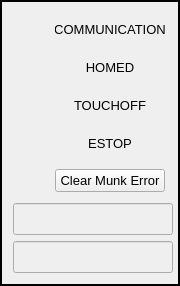
       <widget class="QFrame" name="frame_Status">
        <property name="sizePolicy">
         <sizepolicy hsizetype="Fixed" vsizetype="Fixed">
          <horstretch>0</horstretch>
          <verstretch>0</verstretch>
         </sizepolicy>
        </property>
        <property name="minimumSize">
         <size>
          <width>180</width>
          <height>280</height>
         </size>
        </property>
        <property name="maximumSize">
         <size>
          <width>180</width>
          <height>300</height>
         </size>
        </property>
        <property name="frameShape">
         <enum>QFrame::Box</enum>
        </property>
        <property name="frameShadow">
         <enum>QFrame::Plain</enum>
        </property>
        <property name="lineWidth">
         <number>2</number>
        </property>
        <layout class="QGridLayout" name="gridLayout_5">
         <item row="2" column="0">
          <widget class="QLineEdit" name="lineEdit_MCState">
           <property name="enabled">
            <bool>false</bool>
           </property>
           <property name="sizePolicy">
            <sizepolicy hsizetype="Fixed" vsizetype="Fixed">
             <horstretch>0</horstretch>
             <verstretch>0</verstretch>
            </sizepolicy>
           </property>
           <property name="minimumSize">
            <size>
             <width>160</width>
             <height>32</height>
            </size>
           </property>
           <property name="maximumSize">
            <size>
             <width>160</width>
             <height>32</height>
            </size>
           </property>
           <property name="font">
            <font>
             <pointsize>10</pointsize>
            </font>
           </property>
           <property name="alignment">
            <set>Qt::AlignCenter</set>
           </property>
           <property name="readOnly">
            <bool>true</bool>
           </property>
          </widget>
         </item>
         <item row="0" column="0">
          <layout class="QGridLayout" name="gridLayout">
           <item row="0" column="0">
            <widget class="LED" name="widget_LEDCommunication" native="true">
             <property name="sizePolicy">
              <sizepolicy hsizetype="Fixed" vsizetype="Fixed">
               <horstretch>0</horstretch>
               <verstretch>0</verstretch>
              </sizepolicy>
             </property>
             <property name="minimumSize">
              <size>
               <width>32</width>
               <height>32</height>
              </size>
             </property>
             <property name="maximumSize">
              <size>
               <width>32</width>
               <height>32</height>
              </size>
             </property>
            </widget>
           </item>
           <item row="0" column="1">
            <widget class="QLabel" name="label_2">
             <property name="sizePolicy">
              <sizepolicy hsizetype="Fixed" vsizetype="Fixed">
               <horstretch>0</horstretch>
               <verstretch>0</verstretch>
              </sizepolicy>
             </property>
             <property name="minimumSize">
              <size>
               <width>110</width>
               <height>32</height>
              </size>
             </property>
             <property name="maximumSize">
              <size>
               <width>110</width>
               <height>32</height>
              </size>
             </property>
             <property name="font">
              <font>
               <pointsize>10</pointsize>
              </font>
             </property>
             <property name="text">
              <string>COMMUNICATION</string>
             </property>
             <property name="alignment">
              <set>Qt::AlignCenter</set>
             </property>
            </widget>
           </item>
           <item row="1" column="0">
            <widget class="LED" name="widget_LEDHomed" native="true">
             <property name="sizePolicy">
              <sizepolicy hsizetype="Fixed" vsizetype="Fixed">
               <horstretch>0</horstretch>
               <verstretch>0</verstretch>
              </sizepolicy>
             </property>
             <property name="minimumSize">
              <size>
               <width>32</width>
               <height>32</height>
              </size>
             </property>
             <property name="maximumSize">
              <size>
               <width>32</width>
               <height>32</height>
              </size>
             </property>
            </widget>
           </item>
           <item row="1" column="1">
            <widget class="QLabel" name="label_3">
             <property name="sizePolicy">
              <sizepolicy hsizetype="Fixed" vsizetype="Fixed">
               <horstretch>0</horstretch>
               <verstretch>0</verstretch>
              </sizepolicy>
             </property>
             <property name="minimumSize">
              <size>
               <width>110</width>
               <height>32</height>
              </size>
             </property>
             <property name="maximumSize">
              <size>
               <width>110</width>
               <height>32</height>
              </size>
             </property>
             <property name="font">
              <font>
               <pointsize>10</pointsize>
              </font>
             </property>
             <property name="text">
              <string>HOMED</string>
             </property>
             <property name="alignment">
              <set>Qt::AlignCenter</set>
             </property>
            </widget>
           </item>
           <item row="2" column="0">
            <widget class="LED" name="widget_LEDTouchoff" native="true">
             <property name="sizePolicy">
              <sizepolicy hsizetype="Fixed" vsizetype="Fixed">
               <horstretch>0</horstretch>
               <verstretch>0</verstretch>
              </sizepolicy>
             </property>
             <property name="minimumSize">
              <size>
               <width>32</width>
               <height>32</height>
              </size>
             </property>
             <property name="maximumSize">
              <size>
               <width>32</width>
               <height>32</height>
              </size>
             </property>
            </widget>
           </item>
           <item row="2" column="1">
            <widget class="QLabel" name="label_4">
             <property name="sizePolicy">
              <sizepolicy hsizetype="Fixed" vsizetype="Fixed">
               <horstretch>0</horstretch>
               <verstretch>0</verstretch>
              </sizepolicy>
             </property>
             <property name="minimumSize">
              <size>
               <width>110</width>
               <height>32</height>
              </size>
             </property>
             <property name="maximumSize">
              <size>
               <width>110</width>
               <height>32</height>
              </size>
             </property>
             <property name="font">
              <font>
               <pointsize>10</pointsize>
              </font>
             </property>
             <property name="text">
              <string>TOUCHOFF</string>
             </property>
             <property name="alignment">
              <set>Qt::AlignCenter</set>
             </property>
            </widget>
           </item>
           <item row="3" column="0">
            <widget class="LED" name="widget_LEDESTOP" native="true">
             <property name="sizePolicy">
              <sizepolicy hsizetype="Fixed" vsizetype="Fixed">
               <horstretch>0</horstretch>
               <verstretch>0</verstretch>
              </sizepolicy>
             </property>
             <property name="minimumSize">
              <size>
               <width>32</width>
               <height>32</height>
              </size>
             </property>
             <property name="maximumSize">
              <size>
               <width>32</width>
               <height>32</height>
              </size>
             </property>
            </widget>
           </item>
           <item row="3" column="1">
            <widget class="QLabel" name="label_5">
             <property name="sizePolicy">
              <sizepolicy hsizetype="Fixed" vsizetype="Fixed">
               <horstretch>0</horstretch>
               <verstretch>0</verstretch>
              </sizepolicy>
             </property>
             <property name="minimumSize">
              <size>
               <width>110</width>
               <height>32</height>
              </size>
             </property>
             <property name="maximumSize">
              <size>
               <width>110</width>
               <height>32</height>
              </size>
             </property>
             <property name="font">
              <font>
               <pointsize>10</pointsize>
              </font>
             </property>
             <property name="text">
              <string>ESTOP</string>
             </property>
             <property name="alignment">
              <set>Qt::AlignCenter</set>
             </property>
            </widget>
           </item>
           <item row="4" column="0">
            <widget class="LED" name="widget_LEDMunkError" native="true">
             <property name="sizePolicy">
              <sizepolicy hsizetype="Fixed" vsizetype="Fixed">
               <horstretch>0</horstretch>
               <verstretch>0</verstretch>
              </sizepolicy>
             </property>
             <property name="minimumSize">
              <size>
               <width>32</width>
               <height>32</height>
              </size>
             </property>
             <property name="maximumSize">
              <size>
               <width>32</width>
               <height>32</height>
              </size>
             </property>
            </widget>
           </item>
           <item row="4" column="1">
            <widget class="QPushButton" name="pushButton_ClearMunkError">
             <property name="font">
              <font>
               <pointsize>10</pointsize>
              </font>
             </property>
             <property name="text">
              <string>Clear Munk Error</string>
             </property>
            </widget>
           </item>
          </layout>
         </item>
         <item row="1" column="0">
          <widget class="QLineEdit" name="lineEdit_OuterState">
           <property name="enabled">
            <bool>false</bool>
           </property>
           <property name="sizePolicy">
            <sizepolicy hsizetype="Fixed" vsizetype="Fixed">
             <horstretch>0</horstretch>
             <verstretch>0</verstretch>
            </sizepolicy>
           </property>
           <property name="minimumSize">
            <size>
             <width>160</width>
             <height>32</height>
            </size>
           </property>
           <property name="maximumSize">
            <size>
             <width>160</width>
             <height>32</height>
            </size>
           </property>
           <property name="font">
            <font>
             <pointsize>10</pointsize>
            </font>
           </property>
           <property name="alignment">
            <set>Qt::AlignCenter</set>
           </property>
           <property name="readOnly">
            <bool>true</bool>
           </property>
          </widget>
         </item>
        </layout>
       </widget>
